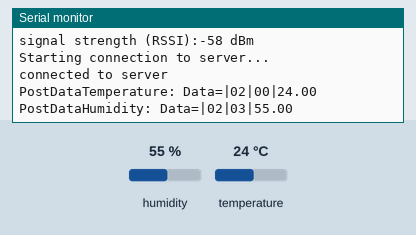
This sketch was run on a simulated ESP32. Shown: the last lines printed to the serial monitor. The inputs (shaded band) are chosen by the test bench; at power-on: humidity 55 %, temperature 24 °C. WiFi joins after 1.5 s; servers stay silent unless stated.

Above: at 4.4 s.
4.5 s: humidity set to 22 %
At 5.6 s:
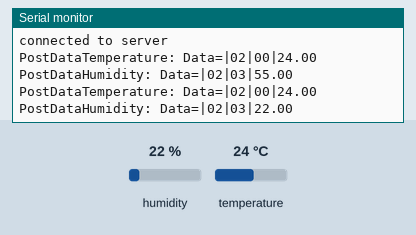
6.5 s: temperature set to 12 °C
At 8.3 s:
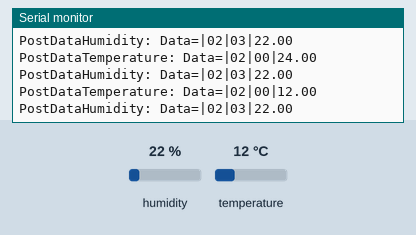
8.5 s: humidity set to 40 %
At 10.3 s:
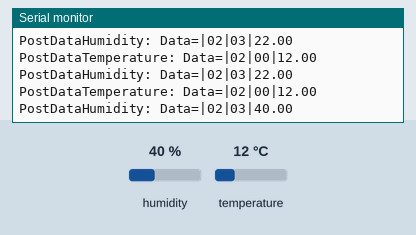
Timing chart, 0 to 11.8 s (numbered marks = the images above; inputs shaded):
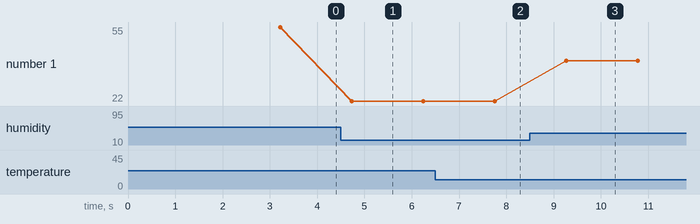

The sketch:

arduinoWifiSensorsHandler.ino
```cpp
#include <SPI.h>
#include <WiFi.h>
#include <DHTesp.h>

// Initialize DHT sensor.
DHTesp dht;

char ssid[] = "IMI068";
char pass[] = "1234509876";

int status = WL_IDLE_STATUS;
//char server[] = "172.26.17.178";
char server[] = "192.168.43.224";
WiFiClient client;

void setup() {
  //Initialize serial and wait for p ort to open:
  Serial.begin(115200);
  while (!Serial) {} //wait for serial

  // initialize the DHT sensor
  dht.setup(5, DHTesp::DHT11); // configure it as a DHT11 on given pin

  Serial.print("Connecting to: ");
  Serial.println(ssid);

  while (status != WL_CONNECTED) {
    status = WiFi.begin(ssid, pass);
    delay(1000);
  }

  Serial.println("Connected to wifi");
  printWifiStatus();

  Serial.println("\nStarting connection to server...");
  // if you get a connection, report back via serial:
  if (client.connect(server, 5000)) {
  Serial.println("connected to server");
  String PostData = "Biri4ka!";
  client.println("POST / HTTP/1.1");
  client.println("Host:  192.168.43.224");
  client.println("User-Agent: Arduino/1.0");
  client.println("Connection: close");
  client.println("Content-Type: application/x-www-form-urlencoded;");
  client.print("Content-Length: ");
  client.println(PostData.length());
  client.println();
  client.println(PostData);
  }
}

void loop() {
  // if there are incoming bytes available
  // from the server, read them and print
  //while (client.available()) {
    //char c = client.read();
    //client.write("Djon, Djon... Krajno vreme e da otvorim po bira!!");
    //Serial.write(c);
  //}
  String DeviceId = "|02|";
  String PostDataTemperature = "Data=" + DeviceId + "00|";
  String PostDataHumidity = "Data=" + DeviceId + "03|";
  // read sensor:
  TempAndHumidity newValues = dht.getTempAndHumidity();
  // Check if reads succesful, then print
  // Check if any reads failed and exit early (to try again).
  if (dht.getStatus() == 0)
  {
    PostDataTemperature += String(newValues.temperature);
    PostDataHumidity += String(newValues.humidity);

    Serial.println("\nPostDataTemperature: " + PostDataTemperature);
    Serial.println("\nPostDataHumidity: " + PostDataHumidity);

    if (client.connect(server, 5000)) {
      delay(100);
      //Serial.println("connected to server");
      // Make a HTTP post request:
      client.println("POST / HTTP/1.1");
      client.println("Host:  192.168.43.224");
      client.println("User-Agent: Arduino/1.0");
      client.println("Connection: close");
      client.println("Content-Type: application/x-www-form-urlencoded;");
      client.print("Content-Length: ");
      client.println(PostDataTemperature.length());
      client.println();
      client.println(PostDataTemperature);
    }
    if (client.connect(server, 5000)) {
      delay(1000);
      client.println("POST / HTTP/1.1");
      client.println("Host:  192.168.43.224");
      client.println("User-Agent: Arduino/1.0");
      client.println("Connection: close");
      client.println("Content-Type: application/x-www-form-urlencoded;");
      client.print("Content-Length: ");
      client.println(PostDataHumidity.length());
      client.println();
      client.println(PostDataHumidity);
    }
  }
}


void printWifiStatus() {
  // print the SSID of the network you're attached to:
  Serial.print("SSID: ");
  Serial.println(WiFi.SSID());

  // print your WiFi shield's IP address:
  IPAddress ip = WiFi.localIP();
  Serial.print("IP Address: ");
  Serial.println(ip);

  // print the received signal strength:
  long rssi = WiFi.RSSI();
  Serial.print("signal strength (RSSI):");
  Serial.print(rssi);
  Serial.println(" dBm");
}
```

Measured:
- after the input at 4.5 s, the serial monitor: prints a new line after 0.23 s (image 1)
- after the input at 6.5 s, the serial monitor: prints a new line after 1.3 s (image 2)
- after the input at 8.5 s, the serial monitor: prints a new line after 0.77 s (image 3)
- plotted number 1: 55 → 22 after the input at 4.5 s, 22 → 40 after the input at 8.5 s
